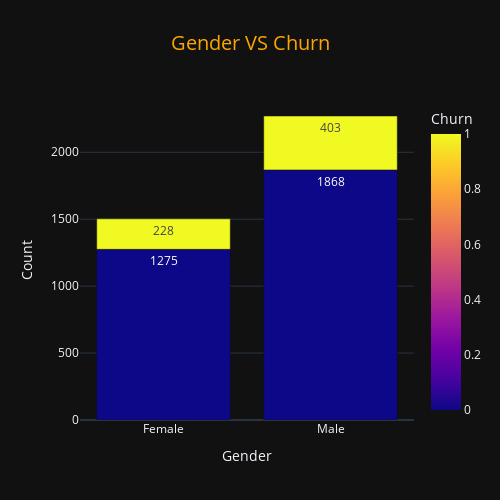

Notebook source saved alongside this figure:
### Code cell
churn_summary = data.groupby(['Gender', 'Churn']).size().reset_index(name='Count')
fig = px.bar(churn_summary, 
             x='Gender', 
             y='Count', 
             color='Churn', 
             title='Gender VS Churn',
             text='Count',
             color_discrete_sequence=px.colors.sequential.Sunset_r)
fig.update_layout(
    title_x=0.5,
    title_font=dict(size=20, color='orange'), 
    template='plotly_dark',
    barmode='group',  
    xaxis_title='Gender',
    yaxis_title='Count',
    width=500,
    height=500
)
fig.show()

### Figure 1 — Plotly figure (JSON) as saved in the notebook; plotly's stock layout.template omitted (floating-point values rounded to 4 significant figures)
{"data": [{"alignmentgroup": "True", "hovertemplate": "Gender=%{x}<br>Count=%{text}<br>Churn=%{marker.color}<extra></extra>", "legendgroup": "", "marker": {"color": [0, 1, 0, 1], "coloraxis": "coloraxis", "pattern": {"shape": ""}}, "name": "", "offsetgroup": "", "orientation": "v", "showlegend": false, "text": [1275, 228, 1868, 403], "textposition": "auto", "type": "bar", "x": ["Female", "Female", "Male", "Male"], "xaxis": "x", "y": [1275, 228, 1868, 403], "yaxis": "y"}], "layout": {"barmode": "group", "coloraxis": {"colorbar": {"title": {"text": "Churn"}}, "colorscale": [[0, "#0d0887"], [0.1111, "#46039f"], [0.2222, "#7201a8"], [0.3333, "#9c179e"], [0.4444, "#bd3786"], [0.5556, "#d8576b"], [0.6667, "#ed7953"], [0.7778, "#fb9f3a"], [0.8889, "#fdca26"], [1, "#f0f921"]]}, "height": 500, "legend": {"tracegroupgap": 0}, "title": {"font": {"color": "orange", "size": 20}, "text": "Gender VS Churn", "x": 0.5}, "width": 500, "xaxis": {"anchor": "y", "domain": [0, 1], "title": {"text": "Gender"}}, "yaxis": {"anchor": "x", "domain": [0, 1], "title": {"text": "Count"}}}}
